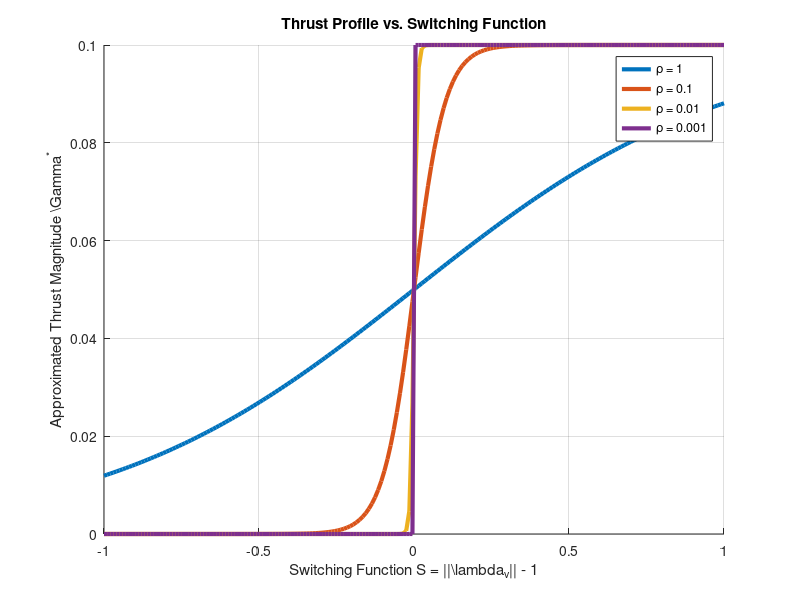

This figure's MATLAB source: (Note: this script raises an error after producing the figure.)
% =========================================================================
%
% Filename:       HW4_mass_included.m
% Author:         <Your Name>
% Institution:    <Your Institution>
% Course:         AAE590 - Applied Control in Astronautics
% Professor:      Dr. Kenshiro Oguri
% Assignment:     HW4 (Modified for mass)
% Semester:       Spring 2025
%
% Description:    Example code incorporating spacecraft mass as a state
%
% =========================================================================

clear; clc; close all;
format long

% PARAMETERS
mu = 1;                 % (Non-dimensional) gravitational parameter
umax = 0.1;             % Max THRUST magnitude (force units if you prefer) 
                        % NOTE: If you were previously using 0.1 as max acceleration,
                        %       you should adjust accordingly if 'u' is now a force.
tf = 8;                 % Fixed final time (non-dimensional)  <--- Changed to 8

% -- New mass-related parameters --
m0 = 1500;              % Initial mass [kg]
Isp = 4000;             % [sec]
g0 = 9.81;              % [m/s^2] standard gravity for mass flow

% Smoothing parameters for continuation
rhos = [1, 0.1, 1e-2, 1e-3];

% Earth initial conditions (circular orbit at 1 AU)
% State vector: [position (2); velocity (2)]
x0 = [1; 0; 0; 1];

% Mars orbit parameters (circular orbit)
a_M = 1.524;            % Mars semi-major axis (AU)
nu_M0 = pi;             % Mars initial true anomaly (radians)
omega_M = sqrt(mu/(a_M^3));  % Mars angular rate

% Anonymous function for Mars' state (position and velocity) at time t
marsState = @(t) [ a_M*cos(nu_M0 + omega_M*t);
                   a_M*sin(nu_M0 + omega_M*t);
                  -a_M*omega_M*sin(nu_M0 + omega_M*t);
                   a_M*omega_M*cos(nu_M0 + omega_M*t) ];

% Terminal condition: spacecraft must rendezvous with Mars at t = tf
x_target = marsState(tf);

% -------------------------------------------------------------------------
% PLOT: Approximated Thrust vs. Switching Function
% The switching function is S = ||lambda_v|| - 1,
% and the smoothed thrust is: Gamma = umax/2*(1 + tanh((||lambda_v|| - 1)/rho))
% -------------------------------------------------------------------------
s_vec = linspace(-1,1,200);
figure('Color','white','Position',[2000 0 1000 800]); hold on;
colors = lines(length(rhos));
for i = 1:length(rhos)
    rho_val = rhos(i);
    Gamma = umax/2*(1 + tanh(s_vec./rho_val));
    plot(s_vec, Gamma, 'Color', colors(i,:), 'LineWidth', 3, ...
         'DisplayName', sprintf('\\rho = %g', rho_val));
end
xlabel('Switching Function S = ||\\lambda_v|| - 1');
ylabel('Approximated Thrust Magnitude \\Gamma^*');
title('Thrust Profile vs. Switching Function');
legend('Location','Best'); grid on;
ax = gca; ax.FontSize = 20;

% -------------------------------------------------------------------------
% Solve the Two-Point Boundary Value Problem via Shooting
%
% *** IMPORTANT: Now we have 5 unknown costates, not 4. ***
% We must also enforce the transversality condition lambda_m(tf) = 0 if
% final mass is free (typical for minimum-fuel).
% -------------------------------------------------------------------------

% *** CHANGED: New dimension of lambda0_guess = 5 *** 
lambda0_guess = [4.83864; 1.72265; 2.08651; 5.38362; 100];  % Provided

options_fsolve = optimoptions('fsolve','Display','iter','TolFun',1e-8,'TolX',1e-8);

for i = 1:length(rhos)
    rho = rhos(i);
    shootingFunc = @(lambda0) shootFunc(lambda0, x0, m0, tf, mu, umax, rho, Isp, g0, x_target);
    [lambda0_sol, fval, exitflag, output] = fsolve(shootingFunc, lambda0_guess, options_fsolve);
    fprintf('For \\rho = %g, computed lambda0 = [%g; %g; %g; %g; %g]\n', ...
            rho, lambda0_sol(1), lambda0_sol(2), lambda0_sol(3), ...
            lambda0_sol(4), lambda0_sol(5));
    lambda0_guess = lambda0_sol;  % Update guess for next iteration
end

rho_final = rhos(end);

% -------------------------------------------------------------------------
% Integrate the Full ODE System (State + Costate)
% Full state vector y = [ r(2); v(2); m;  lambda_r(2); lambda_v(2); lambda_m ]
% dimension = 5 + 5 = 10
% -------------------------------------------------------------------------
y0_full = [x0; m0; lambda0_sol];  % (4 + 1) + 5 costates = 10
options_ode = odeset('RelTol',1e-12,'AbsTol',1e-12);

[t_sol, y_sol] = ode45(@(t,y) odefun(t,y,mu,umax,rho_final,Isp,g0), ...
                       [0 tf], y0_full, options_ode);

% Unpack the solution
r_sol       = y_sol(:,1:2);
v_sol       = y_sol(:,3:4);
m_sol       = y_sol(:,  5);
lambda_r_sol= y_sol(:,6:7);
lambda_v_sol= y_sol(:,8:9);
lambda_m_sol= y_sol(:,10);

% -------------------------------------------------------------------------
% Compute Control History
% same smoothing approach, but note that dv/dt = -mu*r/r^3 + (1/m)*u
% so 'u' is a force (units of N if you prefer)
% -------------------------------------------------------------------------
u_sol = zeros(length(t_sol),2);
for k = 1:length(t_sol)
    lam_v = lambda_v_sol(k,:)';
    norm_lam_v = norm(lam_v);
    if norm_lam_v > 1e-8
        Gamma = umax/2 * (1 + tanh((norm_lam_v - 1)/rho_final));
        % Direction is negative of lambda_v
        u_sol(k,:) = -Gamma * (lam_v / norm_lam_v)';
    else
        u_sol(k,:) = [0, 0];
    end
end

% -------------------------------------------------------------------------
% Compute Hamiltonian Variation Over Time (Optional)
% Now the Hamiltonian includes the m-dot term:
%   H = lambda_r^T v + lambda_v^T[ -mu*r/r^3 + (1/m)*u ] + lambda_m[ -||u||/(Isp*g0) ] + ...
% -------------------------------------------------------------------------
H_sol = zeros(length(t_sol),1);
for k = 1:length(t_sol)
    r = r_sol(k,:)';
    v = v_sol(k,:)';
    m = m_sol(k);
    lam_r = lambda_r_sol(k,:)';
    lam_v = lambda_v_sol(k,:)';
    lam_m = lambda_m_sol(k);
    u = u_sol(k,:)';

    norm_r = norm(r);
    norm_u = norm(u);

    % Hamiltonian:
    H_sol(k) = lam_r' * v ...
               + lam_v' * ( -r/(norm_r^3) + (1/m)*u ) ...
               + lam_m  * ( -norm_u/(Isp*g0) );
end
H0 = H_sol(1);
H_diff = H_sol - H0;

% -------------------------------------------------------------------------
% Convert to Polar Coordinates for plotting
% -------------------------------------------------------------------------
xSc = r_sol(:,1);
ySc = r_sol(:,2);
rPolar = sqrt(xSc.^2 + ySc.^2);
theta = atan2(ySc, xSc);

vx = v_sol(:,1);
vy = v_sol(:,2);
vr    = (xSc.*vx + ySc.*vy) ./ rPolar;
vtheta= (xSc.*vy - ySc.*vx)./ rPolar;

% -------------------------------------------------------------------------
% FIGURE 1: Trajectories in Cartesian (Optimal Transfer)
% -------------------------------------------------------------------------
figure('Color','white','Position',[0 0 1000 1000]); hold on;
r0 = 1;       % Earth orbit radius
rMars = a_M;  % Mars orbit radius
t_circle = linspace(0,2*pi,200);

% Plot Earth orbit
plot(r0*cos(t_circle), r0*sin(t_circle), 'k--', 'DisplayName','Earth Orbit');
% Plot Mars orbit
plot(rMars*cos(t_circle), rMars*sin(t_circle), 'r--', 'DisplayName','Mars Orbit');
% Mark Earth start (blue marker)
plot(r0, 0, 'ko','MarkerFaceColor','b','MarkerSize',20, 'DisplayName','Earth Start');
% Mark Mars start (red marker at π)
plot(rMars*cos(pi), rMars*sin(pi), 'ro','MarkerFaceColor','r','MarkerSize',20, 'DisplayName','Mars Start');
% Plot spacecraft trajectory
plot(xSc, ySc, 'b-', 'LineWidth', 3, 'DisplayName', 'Spacecraft Trajectory');
% Mark intercept (final point)
scatter(xSc(end), ySc(end), 1200, 'bp', 'MarkerFaceColor','y','MarkerEdgeColor','k', 'DisplayName', 'Intercept');
axis equal; grid on;
xlabel('x (AU)'); ylabel('y (AU)');
title('Minimum-Fuel Trajectory from Earth to Mars (with Mass State)');
legend('Location','Best');
ax = gca; ax.FontSize = 20;

% -------------------------------------------------------------------------
% FIGURE 2: States vs. Time (3 Subplots) + (Mass subplot if desired)
% -------------------------------------------------------------------------
figure('Color','white','Position',[1000 0 1000 1000]);

% Subplot 1: Radial distance vs. time
subplot(4,1,1); hold on; grid on;
title('States vs. Time');
ylabel('r (AU)');
plot(t_sol, rPolar, 'b-', 'LineWidth', 3, 'DisplayName', 'r');
legend('Location','Best');
ax = gca; ax.FontSize = 20;

% Subplot 2: Radial and Tangential Velocities vs. time
subplot(4,1,2); hold on; grid on;
ylabel('Velocity (AU/yr)');
plot(t_sol, vr, 'b--', 'LineWidth', 3, 'DisplayName', 'v_r');
plot(t_sol, vtheta, 'b-', 'LineWidth', 3, 'DisplayName', 'v_\theta');
legend('Location','Best');
ax = gca; ax.FontSize = 20;

% Subplot 3: Angular Position vs. time
subplot(4,1,3); hold on; grid on;
ylabel('\theta (rad)');
plot(t_sol, theta, 'b-', 'LineWidth', 3, 'DisplayName', '\theta');
legend('Location','Best');
ax = gca; ax.FontSize = 20;

% Subplot 4: Mass vs. time
subplot(4,1,4); hold on; grid on;
xlabel('Time (yr)'); ylabel('Mass (kg)');
plot(t_sol, m_sol, 'r-', 'LineWidth', 3, 'DisplayName', 'm');
legend('Location','Best');
ax = gca; ax.FontSize = 20;

% -------------------------------------------------------------------------
% FIGURE 3: Hamiltonian Difference vs. Time
% -------------------------------------------------------------------------
figure('Color','white','Position',[0 1000 1000 1000]); hold on; grid on;
title('H(t) - H(0)');
xlabel('Time (yr)'); ylabel('H(t) - H(0)');
plot(t_sol, H_diff, 'b-', 'LineWidth', 3, 'DisplayName', 'H(t)-H(0)');
legend('Location','Best');
ax = gca; ax.FontSize = 20;

% -------------------------------------------------------------------------
% FIGURE 4: Switching Function and Thrust Profile vs. Time
% S = ||lambda_v|| - 1,  Gamma = umax/2*(1 + tanh((||lambda_v|| - 1)/rho))
% -------------------------------------------------------------------------
S_sol = zeros(length(t_sol),1);
Gamma_sol = zeros(length(t_sol),1);
for k = 1:length(t_sol)
    norm_lv = norm(lambda_v_sol(k,:)');
    S_sol(k) = norm_lv - 1;
    Gamma_sol(k) = umax/2*(1 + tanh((norm_lv - 1)/rho_final));
end
figure('Color','white','Position',[1000 1000 1000 1000]); hold on; grid on;
plot(t_sol, S_sol, 'b-', 'LineWidth', 3, ...
     'DisplayName', 'Switching Function S = ||\\lambda_v|| - 1');
plot(t_sol, Gamma_sol, 'r--', 'LineWidth', 3, ...
     'DisplayName', 'Thrust Magnitude \\Gamma^*');
xlabel('Time (yr)');
ylabel('Value');
title('Switching Function and Thrust Profile vs. Time');
legend('Location','Best');
ax = gca; ax.FontSize = 20;

% -------------------------------------------------------------------------
% FIGURE 5: Control Time History
% -------------------------------------------------------------------------
figure('Color','white','Position',[1000 1000 1000 1000]); hold on; grid on;
plot(t_sol, u_sol(:,1), 'b-', 'LineWidth', 3, 'DisplayName', 'u_x');
plot(t_sol, u_sol(:,2), 'r-', 'LineWidth', 3, 'DisplayName', 'u_y');
plot(t_sol, vecnorm(u_sol,2,2), 'k-', 'LineWidth', 3, 'DisplayName', 'u_{mag}');
xlabel('Time (yr)');
ylabel('Control Force');
title('Control Time History');
legend('Location','Best');
ax = gca; ax.FontSize = 20;

% -------------------------------------------------------------------------
% FIGURE 6: Costate Time History
% -------------------------------------------------------------------------
figure('Color','white','Position',[2000 1000 1000 1000]);
subplot(3,1,1); hold on; grid on;
plot(t_sol, lambda_r_sol(:,1), 'b-', 'LineWidth', 3, 'DisplayName', '\lambda_{r_x}');
plot(t_sol, lambda_r_sol(:,2), 'r-', 'LineWidth', 3, 'DisplayName', '\lambda_{r_y}');
xlabel('Time (yr)');
ylabel('Position Costates');
title('Costate Time History: \lambda_r');
legend('Location','Best');
ax = gca; ax.FontSize = 20;

subplot(3,1,2); hold on; grid on;
plot(t_sol, lambda_v_sol(:,1), 'b-', 'LineWidth', 3, 'DisplayName', '\lambda_{v_x}');
plot(t_sol, lambda_v_sol(:,2), 'r-', 'LineWidth', 3, 'DisplayName', '\lambda_{v_y}');
xlabel('Time (yr)');
ylabel('Velocity Costates');
title('Costate Time History: \lambda_v');
legend('Location','Best');
ax = gca; ax.FontSize = 20;

subplot(3,1,3); hold on; grid on;
plot(t_sol, lambda_m_sol, 'm-', 'LineWidth', 3, 'DisplayName', '\lambda_m');
xlabel('Time (yr)');
ylabel('Mass Costate');
title('Costate Time History: \lambda_m');
legend('Location','Best');
ax = gca; ax.FontSize = 20;


% =========================================================================
% NESTED FUNCTION: ODE dynamics for (r,v,m,lambda_r,lambda_v,lambda_m)
% =========================================================================
function dydt = odefun(t,y,mu,umax,rho,Isp,g0)
    %
    % y = [r(2); v(2); m;  lambda_r(2); lambda_v(2); lambda_m]
    %
    r        = y(1:2);
    v        = y(3:4);
    m        = y(5);
    lambda_r = y(6:7);
    lambda_v = y(8:9);
    lambda_m = y(10);

    norm_r = norm(r);
    norm_lam_v = norm(lambda_v);

    % Smoothing-based thrust magnitude
    if norm_lam_v > 1e-8
        % Gamma = umax/2 * (1 + tanh((norm_lam_v - 1)/rho));
        % u_dir = - (lambda_v / norm_lam_v);  % direction
        % u     = Gamma * u_dir;             % "u" is the force vector

        % S = (||lambda_v|| / m) + (lambda_m / (Isp*g0))
        S_val = (norm_lam_v / m) + (lambda_m/(Isp*g0));
        Gamma = umax/2 * (1 + tanh((S_val - 1)/rho));  % Force magnitude
        % Direction is opposite lambda_v
        u = -Gamma * (lambda_v / norm_lam_v);

    else
        u     = [0;0];
    end

    % ---------------------
    % State derivatives
    % ---------------------
    drdt    = v;
    dvdt    = - (mu/(norm_r^3)) * r + (1/m)*u;
    dmdt    = - (1/(Isp*g0)) * norm(u);

    % ---------------------
    % Costate derivatives
    %   dot(lambda_r) = -∂H/∂r
    %   dot(lambda_v) = -∂H/∂v
    %   dot(lambda_m) = -∂H/∂m
    % ---------------------
    % 1) lambda_r-dot
    %    The only r-dependence in the Hamiltonian is inside -mu*r/||r||^3
    %    as part of v-dot.  The same "A*lambda_v" form as original:
    A = (1/(norm_r^3))*eye(2) - 3*(r*r')/(norm_r^5);
    dlambda_r_dt = A * lambda_v;

    % 2) lambda_v-dot
    %    The only v-dependence is in (lambda_r^T * v). => partial wrt v => lambda_r
    dlambda_v_dt = - lambda_r;

    % 3) lambda_m-dot
    %    H = lambda_r^T v + lambda_v^T[ -mu*r/r^3 + (1/m)*u ] + lambda_m[ -||u||/(Isp*g0) ]
    %    The only m-dependence in the 2nd bracket: (1/m)*u => derivative wrt m is -1/m^2 * u
    %    => dot(lambda_m) = - dH/dm = + (lambda_v^T)*(1/m^2 * u)
    dlambda_m_dt = (1/m^2) * (lambda_v' * u);

    dydt = [drdt; dvdt; dmdt; dlambda_r_dt; dlambda_v_dt; dlambda_m_dt];
end

% =========================================================================
% NESTED FUNCTION: Shooting Function
% Now we have 5 unknown costates => we have 5 boundary conditions:
%   1-4) r(tf) - r_target, v(tf) - v_target
%   5)   lambda_m(tf) = 0  (free final mass -> transversality condition)
% =========================================================================
function F = shootFunc(lambda0, x0, m0, tf, mu, umax, rho, Isp, g0, x_target)
    %
    % lambda0 is 5x1 => [lambda_r(2); lambda_v(2); lambda_m]
    % x0 is 4x1 => [r(2); v(2)]
    %
    y0 = [x0; m0; lambda0];  % dimension 4 + 1 + 5 = 10
    options_ode_inner = odeset('RelTol',1e-12,'AbsTol',1e-12);

    [~, y] = ode45(@(t,Y) odefun(t,Y,mu,umax,rho,Isp,g0), [0 tf], y0, options_ode_inner);

    % final states
    x_tf = y(end,1:4)';    % r(tf), v(tf)
    lambda_m_tf = y(end,10);

    % We want: r(tf)=x_target(1:2), v(tf)=x_target(3:4), and lambda_m(tf)=0
    F = [ x_tf - x_target;   % 4 conditions
          lambda_m_tf ];    % 5th condition
end
